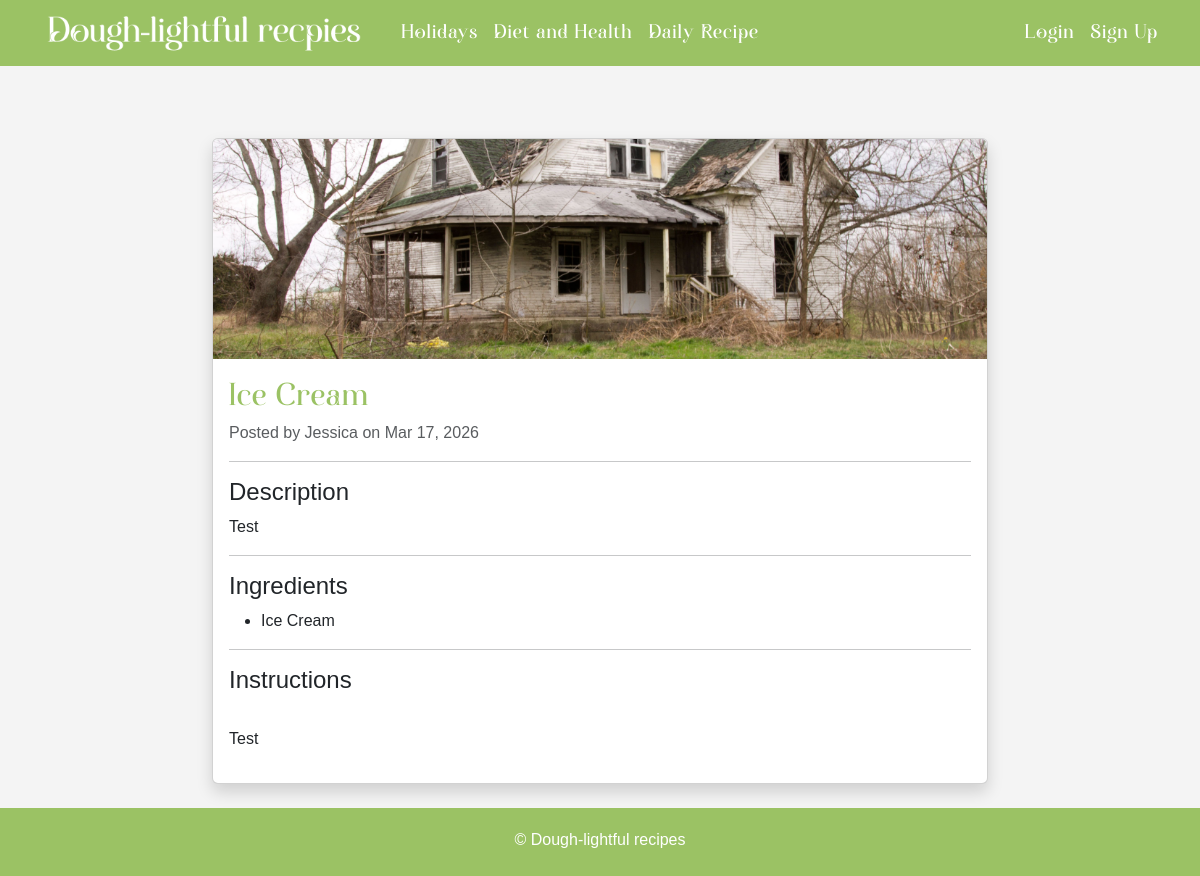
Page /recipe/3/ on the committed database.
### recipe/models.py (models this page shows, shortened)
class Recipe(models.Model):
    MAIN_CATEGORIES = [
        ('daily', 'Daily Recipes'),
        ('holiday', 'Holidays'),
        ('health', 'Diet & Health'),
    ]
    SUB_CATEGORIES = [
        ('breakfast', 'Breakfast'),
        ('lunch', 'Lunch'),
        ('dinner', 'Dinner'),
        ('dessert', 'Dessert'),
        ('drinks', 'Drinks'),
        ('new_years', "New Year's"),
        ('mothers_day', "Mother's Day"),
        ('keto', 'Keto'),
        ('vegetarian', 'Vegetarian'),
    ]
    user = models.ForeignKey(User, on_delete=models.CASCADE)
    title = models.CharField(max_length=200)
    description = models.TextField()
    ingredients = models.TextField()
    instructions = models.TextField()
    image = models.ImageField(upload_to='recipes/', blank=True, null=True)
    main_category = models.CharField(max_length=20, choices=MAIN_CATEGORIES)
    sub_category = models.CharField(max_length=20, choices=SUB_CATEGORIES, blank=True, null=True)
    created_at = models.DateTimeField(auto_now_add=True)

### recipe/views.py (the view)
# urls.py: path('recipe/<int:pk>/', views.recipe_detail_view, name='recipe_detail'),
def recipe_detail_view(request, pk):
    recipe = get_object_or_404(Recipe, pk=pk)
    return render(request, 'food/recipe_detail.html', {'recipe': recipe})

### templates/food/recipe_detail.html (shortened to what this page needs)
{% extends 'base.html' %}
{% load static %}
{% block content %}
<div class="container mt-5" style="max-width:800px;">
<div class="card shadow">
{% if recipe.image %}
<img src="{{ recipe.image.url }}" class="card-img-top">
{% else %}
<img src="{% static 'recipestatic/Le_Logo.png' %}" class="card-img-top">
{% endif %}
<div class="card-body">
<h2 class="heading">{{ recipe.title }}</h2>
<p class="text-muted">
Posted by {{ recipe.user.username }} on {{ recipe.created_at|date:"M d, Y" }}
</p>
<hr>
<h4>Description</h4>
<p>{{ recipe.description }}</p>
<hr>
<h4>Ingredients</h4>
<ul>
{% for ingredient in recipe.ingredients.splitlines %}
<li>{{ ingredient }}</li>
{% endfor %}
</ul>
<hr>
<h4>Instructions</h4>
<p style="white-space: pre-line;">
{{ recipe.instructions }}
</p>
</div>
</div>
</div>
{% endblock %}

### recipe/static/recipestatic/style.css (style rules this page uses)
body { background-color: #f4f4f4; font-family: Arial, sans-serif; }
.heading { font-family: 'Auralyess', sans-serif; color: #9BC264; letter-spacing: 1px; }
.card-img-top { width:100%; height:220px; object-fit:cover; display:block; }
.card { overflow:hidden; }

### rows in the picture
Recipe: image (picture), title "Ice Cream", user.username "Jessica", created_at "Mar 17, 2026", description "Test", splitlines "Ice Cream", instructions "Test"
